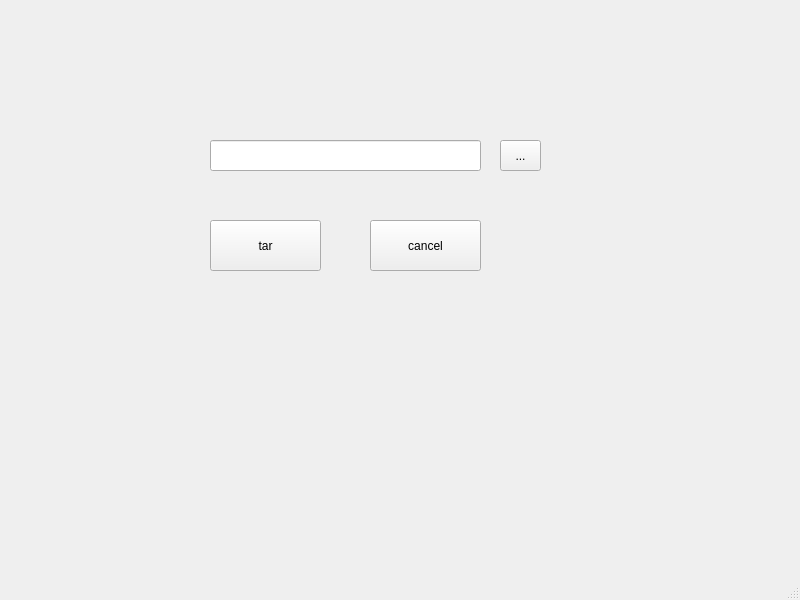
<?xml version="1.0" encoding="UTF-8"?>
<ui version="4.0">
 <class>zipdir</class>
 <widget class="QMainWindow" name="zipdir">
  <property name="geometry">
   <rect>
    <x>0</x>
    <y>0</y>
    <width>800</width>
    <height>600</height>
   </rect>
  </property>
  <property name="windowTitle">
   <string>MainWindow</string>
  </property>
  <widget class="QWidget" name="centralwidget">
   <widget class="QLineEdit" name="path">
    <property name="geometry">
     <rect>
      <x>210</x>
      <y>140</y>
      <width>271</width>
      <height>31</height>
     </rect>
    </property>
   </widget>
   <widget class="QPushButton" name="tardir">
    <property name="geometry">
     <rect>
      <x>210</x>
      <y>220</y>
      <width>111</width>
      <height>51</height>
     </rect>
    </property>
    <property name="text">
     <string>tar</string>
    </property>
   </widget>
   <widget class="QPushButton" name="back">
    <property name="geometry">
     <rect>
      <x>370</x>
      <y>220</y>
      <width>111</width>
      <height>51</height>
     </rect>
    </property>
    <property name="text">
     <string>cancel</string>
    </property>
   </widget>
   <widget class="QToolButton" name="toolButton">
    <property name="geometry">
     <rect>
      <x>500</x>
      <y>140</y>
      <width>41</width>
      <height>31</height>
     </rect>
    </property>
    <property name="text">
     <string>...</string>
    </property>
   </widget>
  </widget>
  <widget class="QMenuBar" name="menubar">
   <property name="geometry">
    <rect>
     <x>0</x>
     <y>0</y>
     <width>800</width>
     <height>21</height>
    </rect>
   </property>
  </widget>
  <widget class="QStatusBar" name="statusbar"/>
 </widget>
 <resources/>
 <connections/>
</ui>
